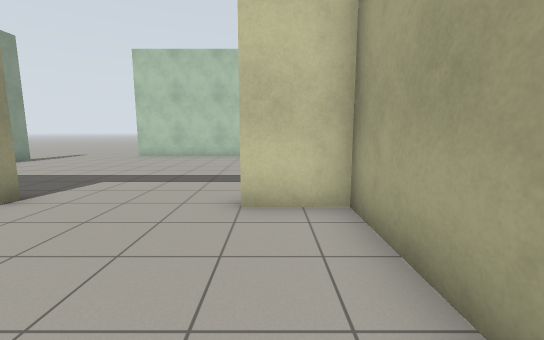
view 1 (above)

21 first-person views from a walk through a Gazebo world. The camera is 1.2 m above the floor, tilts 8° down and sees 90° across. The floor is counted in squares, 1 m on a side. Each view is taken from the middle of a square. On the plan, view 1 faces up. The plan holds only what a view shows up to about 12 squares ahead; the rest is blank. The place goes on beyond the plan. The robots in the file are not drawn.

view 2
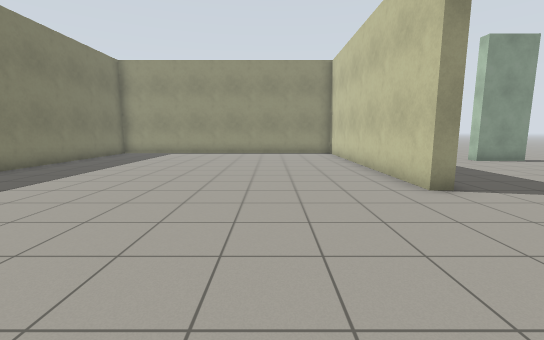

view 3
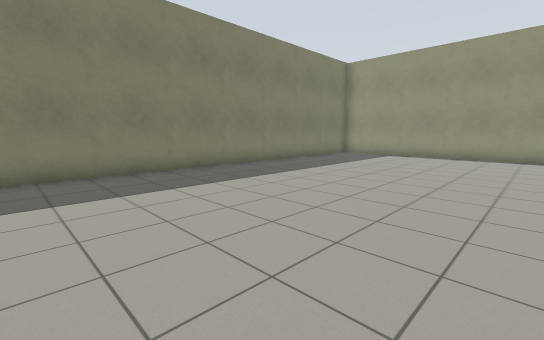

view 4
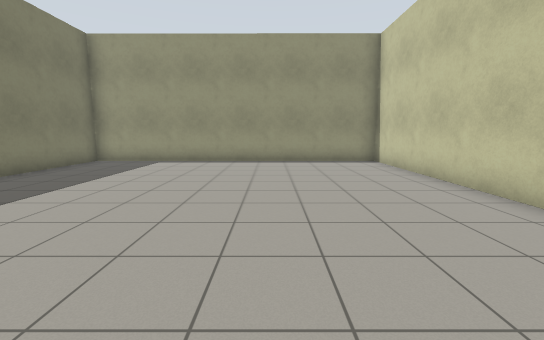

view 5
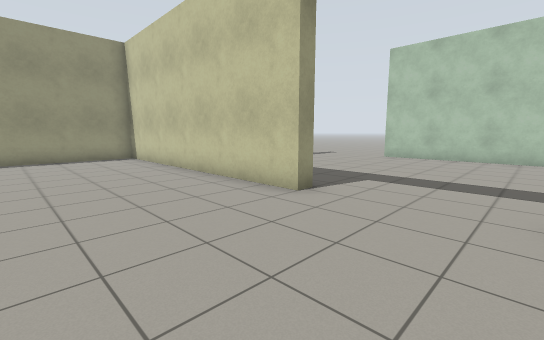

view 6
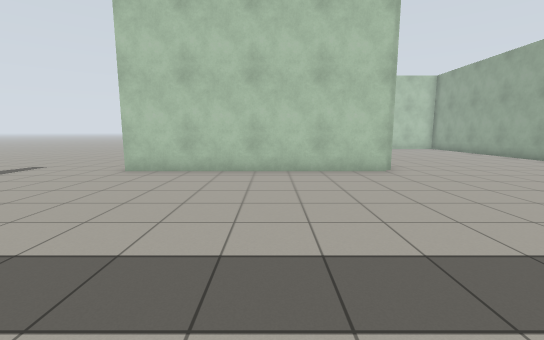

view 7
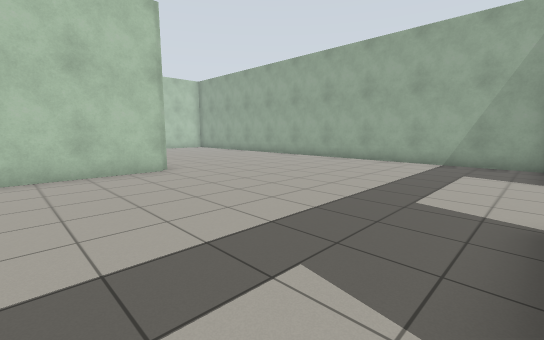

view 8
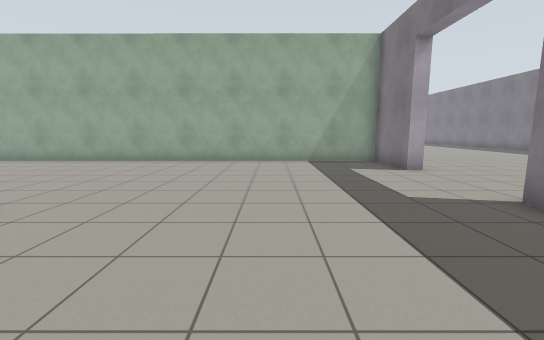

view 9
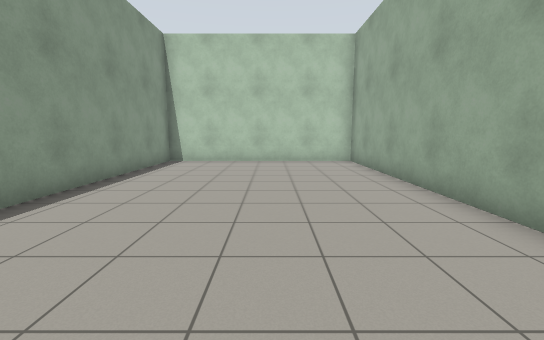

view 10
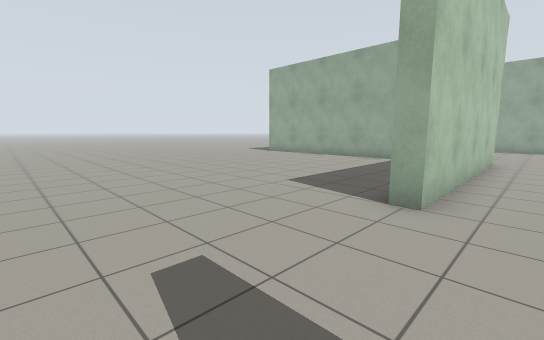

view 11
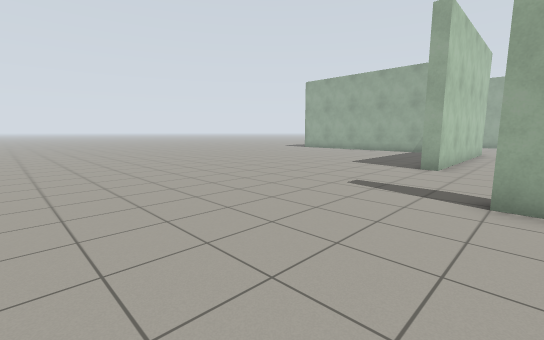

view 12
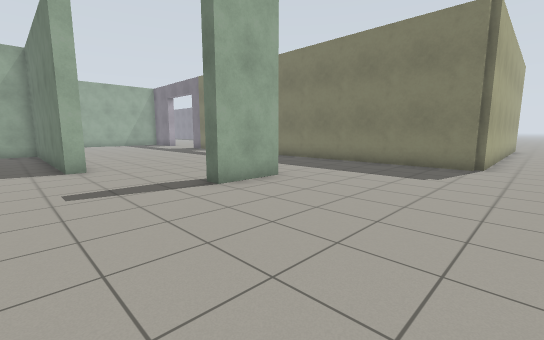

view 13
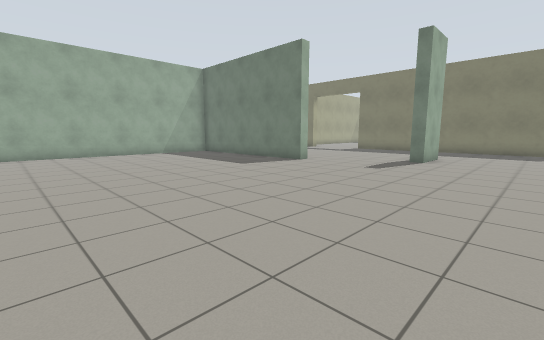

view 14
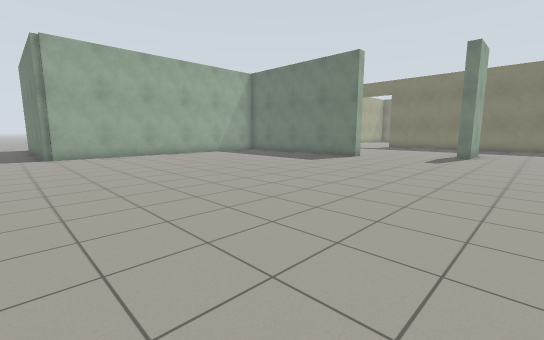

view 15
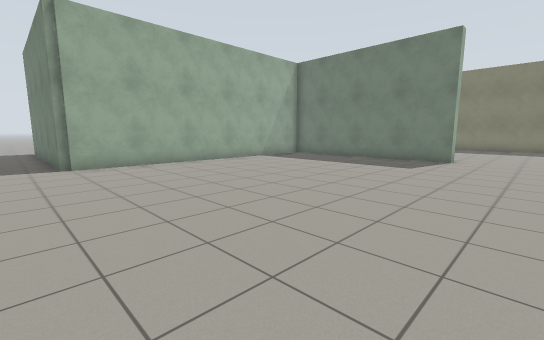

view 16
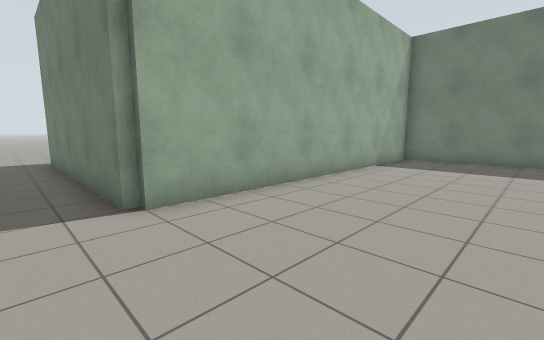

view 17
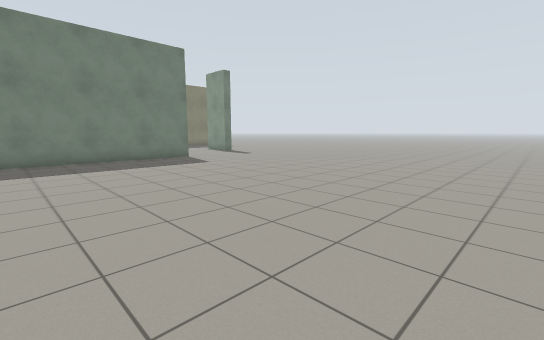

view 18
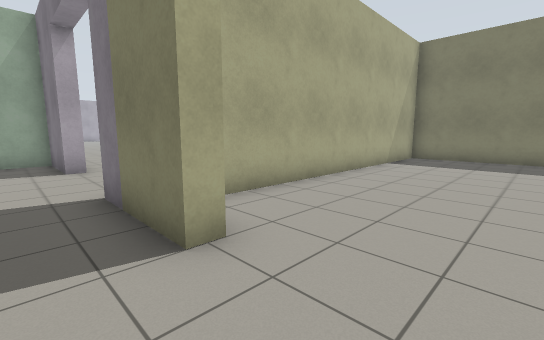

view 19
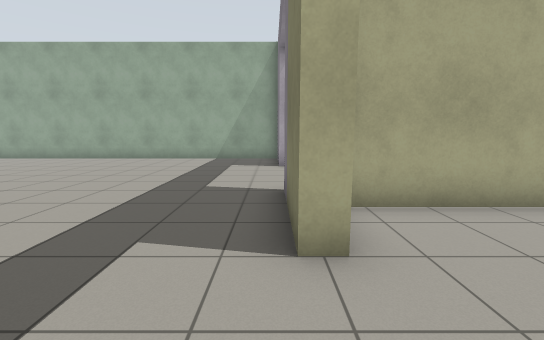

view 20
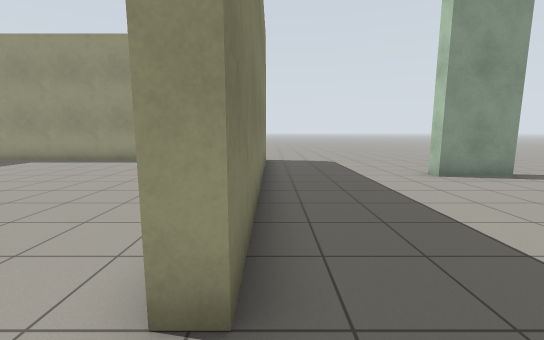

view 21
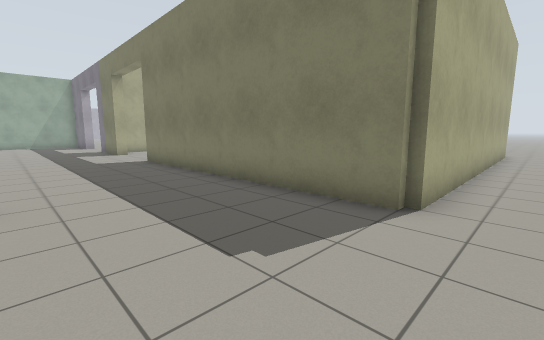

### Floor plan
Points are (right, up) in squares from view 1. A wall is a line through its corners. A room is listed if a view was taken in it or the views show most of it. See-through windows are left out.
Room 1 (views 1, 2, 3, 4, 5)
walls: (-5.5, 4.3) (-14.2, 4.3) (-14.3, -7.2) (1, -7.2); (1.2, -7) (1.3, 4.3) (-0.5, 4.3)
ways out: opening at (-3.5, 3.3) to room 2
Room 2 (views 6, 7, 8, 9, 10, 11, 12, 13, 14, 15, 16, 17, 18, 19, 20, 21)
walls: (1.6, 13.2) (-6.5, 13.2) (-6.5, 13.7) (1.3, 13.7) (1.3, 24.7); (-0.5, 4.3) (-0.5, 4.7) (2.5, 4.7); (6.5, 4.7) (9.2, 4.7) (9.3, 24.2) (1.8, 24.2) (1.8, 17.1); (-14.8, -7) (-14.8, 4.7) (-4.5, 4.7) (-4.5, 4.3) (-5.5, 4.3)
ways out: opening at (-3.5, 3.3) to room 1; opening at (2, 26); opening at (4.5, 3.2)
objects: white box (-11, 10) to (-11, 11)

Where each view was taken, in squares from view 1:
view 1: 0 up, 0 right, facing up
view 2: 1 up, 1 right, facing left
view 3: 1 up, 0 right, facing down-left
view 4: 0 up, 3 left, facing left
view 5: 0 up, 1 left, facing up-left
view 6: 5 up, 2 left, facing up
view 7: 5 up, 2 left, facing up-right
view 8: 9 up, 2 left, facing right
view 9: 13 up, 6 right, facing up
view 10: 12 up, 11 left, facing up-right
view 11: 11 up, 16 left, facing up-right
view 12: 15 up, 16 left, facing down-right
view 13: 23 up, 14 left, facing down-right
view 14: 26 up, 13 left, facing down-right
view 15: 26 up, 9 left, facing down-right
view 16: 26 up, 3 left, facing down-right
view 17: 26 up, 0 right, facing down-left
view 18: 6 up, 3 left, facing down-right
view 19: 5 up, 3 left, facing right
view 20: 5 up, 3 left, facing left
view 21: 9 up, 16 left, facing down-right
